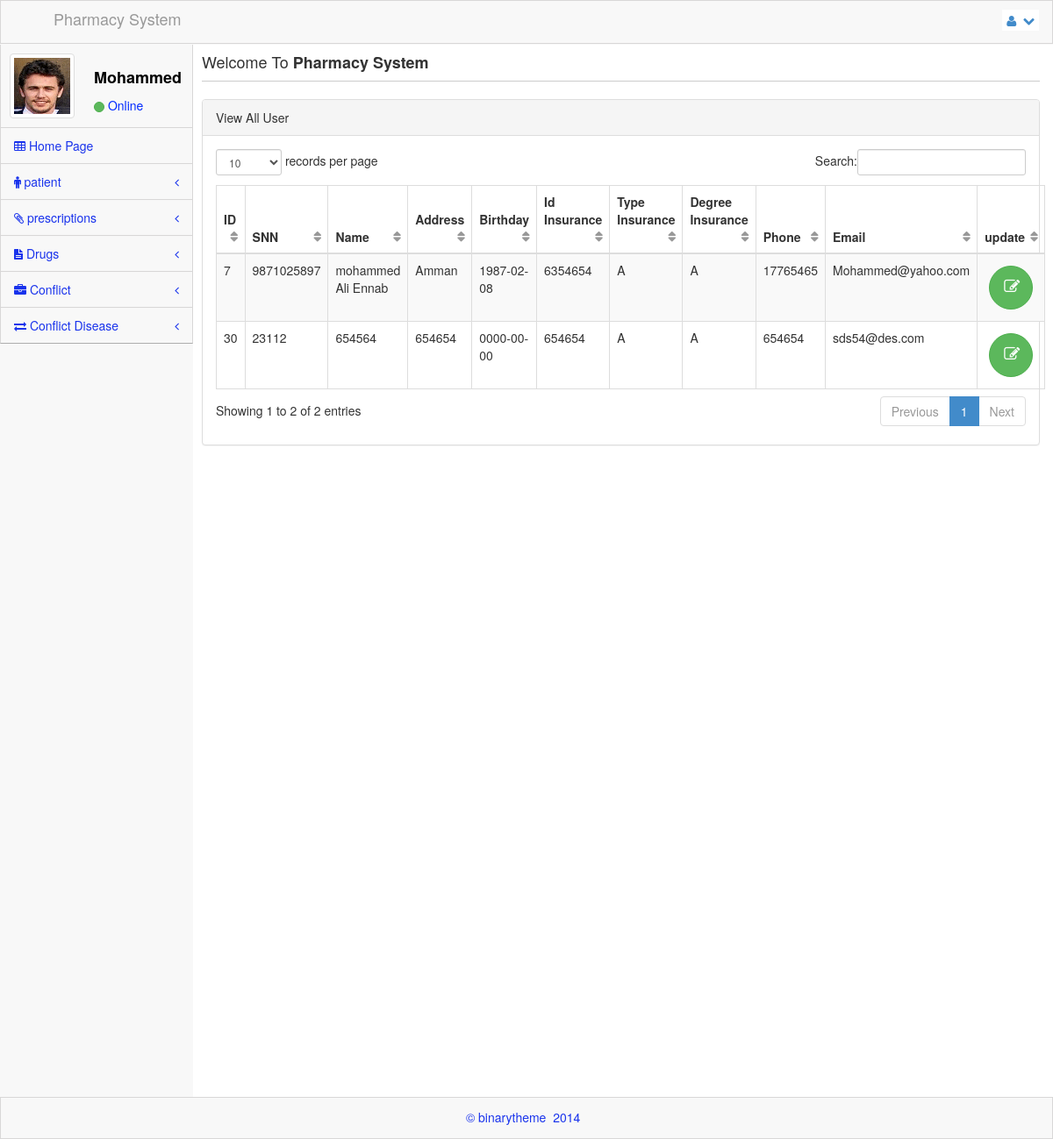
Page /index.php?page=view_user_update on the committed database.
### tables this page shows
CREATE TABLE IF NOT EXISTS `Users` (
`Id` int(100) NOT NULL,
  `SNN` varchar(1000) NOT NULL,
  `Name` text NOT NULL,
  `Address` text NOT NULL,
  `birthday` date NOT NULL,
  `Id_insurance` int(100) NOT NULL,
  `Type_insurance` text NOT NULL,
  `Degree_insurance` text NOT NULL,
  `Phone` int(100) NOT NULL,
  `Email` text NOT NULL,
  `Disease` text NOT NULL
);

### inc/database.php (called while the page is built, shortened)
<?php
class db
{
private $tabel;
public function __construct($name_tabel)
{
  $this->tabel=$name_tabel;
}
function show()
{
        include("./inc/include.php");
        $sql="select * from $this->tabel";
        $result=  mysqli_query($link, $sql);
        $num=  mysqli_num_rows($result);
        if($num>=1)
        {
        for($i=0;$i<$num;$i++)
        {
         $data[$i]=mysqli_fetch_array($result);
        }
        return $data;
        }
         else {
            return FALSE;
               }
 }
}

### Resiption/view_user_update.php (the view, shortened to what this page needs)
<body >
            <div class="kkk">
                <div class="row">
                <div class="col-lg-12">
                    <div class="panel panel-default">
                        <div class="panel-heading">
                            View All User
                        </div>
                        <div class="panel-body">
                            <div class="table-responsive">
                                <table class="table table-striped table-bordered table-hover" id="dataTables-example">
                                     <thead>
                                        <tr>
                                            <th>ID</th>
                                            <th>SNN</th>
                                            <th>Name</th>
                                            <th>Address</th>
                                            <th>Birthday</th>
                                            <th>Id Insurance</th>
                                            <th>Type Insurance</th>
                                            <th>Degree Insurance</th>
                                            <th>Phone</th>
                                            <th>Email</th>
                                            <th>update</th>
                                        </tr>
                                    </thead>
                                   <tbody>
                                          <?php
                                        include './inc/database.php';
                                        $db=new db("Users");
                                        $show=$db->show();
                                        if(count($show)>=1)
                                        {
                                        for($i=0;$i<count($show);$i++)
                                          {
                                            echo'<tr class="odd gradeX">';
                                            echo'<td>'.$show[$i]['Id'].'</td>';
                                            echo'<td>'.$show[$i]['SNN'].'</td>';
                                            echo'<td>'.$show[$i]['Name'].'</td>';
                                            echo'<td>'.$show[$i]['Address'].'</td>';
                                            echo'<td>'.$show[$i]['birthday'].'</td>';
                                            echo'<td>'.$show[$i]['Id_insurance'].'</td>';
                                            echo'<td>'.$show[$i]['Type_insurance'].'</td>';
                                            echo'<td>'.$show[$i]['Degree_insurance'].'</td>';
                                            echo'<td>'.$show[$i]['Phone'].'</td>';
                                            echo'<td>'.$show[$i]['Email'].'</td>';
                                            echo'<td><a href="index.php?page=update_user&id_user='.$show[$i]['Id'].'" class="btn btn-default btn-circle btn-lg btn-success"><i class="icon-edit"></i></a></td>';
                                        }}
                                      echo'  </tr>';
                                        ?>
                                    </tbody>
                                </table>
                            </div>
                        </div>
                    </div>
                </div>
            </div>
                </div>
</body>

### assets/css/main.css (style rules this page uses)
@media (min-width: 768px) { html, body { height: 100%; } }
body.padTop53 { padding-top: 75px; overflow: visible; }
@media (min-width: 802px) { body.padTop53 { padding-top: 51px; } }
.inner .row { margin-right: -15px; margin-left: -15px; }
.btn-circle { width: 40px; height: 40px; padding: 8px 10px; border-radius: 500px; }
.btn-circle.btn-lg { width: 60px; height: 60px; padding: 14px 16px; }

### assets/css/MoneAdmin.css (style rules this page uses)
body { background-color: #f8f8f8; }
table.dataTable thead .sorting, table.dataTable thead .sorting_asc:after, table.dataTable thead .sorting_desc, table.dataTable thead .sorting_asc_disabled, table.dataTable thead .sorting_desc_disabled { background: transparent; }
table.dataTable thead .sorting_asc:after { content: "\f0de"; float: right; font-family: fontawesome; }
table.dataTable thead .sorting:after { content: "\f0dc"; float: right; font-family: fontawesome; color: rgba(50,50,50,.5); }
.btn-circle { width: 30px; height: 30px; padding: 6px 0; border-radius: 15px; text-align: center; font-size: 12px; line-height: 1.428571429; }
.btn-circle.btn-lg { width: 50px; height: 50px; padding: 10px 16px; border-radius: 25px; font-size: 18px; line-height: 1.33; }

### rows in the picture
users: Id "7", SNN "9871025897", Name "mohammed Ali Ennab", Address "Amman", birthday "1987-02-08", Id_insurance "6354654", Type_insurance "A", Degree_insurance "A", Phone "17765465", Email "Mohammed@yahoo.com"
users: Id "30", SNN "23112", Name "654564", Address "654654", birthday "0000-00-00", Id_insurance "654654", Type_insurance "A", Degree_insurance "A", Phone "654654", Email "sds54@des.com"
